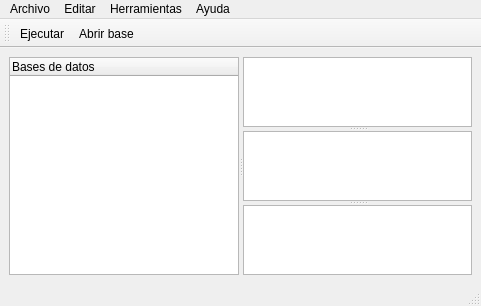
<?xml version="1.0" encoding="UTF-8"?>
<ui version="4.0">
 <class>MainWindow</class>
 <widget class="QMainWindow" name="MainWindow">
  <property name="geometry">
   <rect>
    <x>0</x>
    <y>0</y>
    <width>481</width>
    <height>267</height>
   </rect>
  </property>
  <property name="windowTitle">
   <string>DuSQLiteManager</string>
  </property>
  <property name="windowIcon">
   <iconset>
    <normaloff>abrir_sql.png</normaloff>abrir_sql.png</iconset>
  </property>
  <widget class="QWidget" name="centralwidget">
   <layout class="QGridLayout" name="gridLayout">
    <item row="0" column="0">
     <widget class="QSplitter" name="splitter_2">
      <property name="orientation">
       <enum>Qt::Orientation::Horizontal</enum>
      </property>
      <widget class="DuTreeWidget" name="treeWidget">
       <property name="contextMenuPolicy">
        <enum>Qt::ContextMenuPolicy::ActionsContextMenu</enum>
       </property>
       <column>
        <property name="text">
         <string notr="true">Bases de datos</string>
        </property>
        <property name="icon">
         <iconset resource="res.qrc">
          <normaloff>:/base_de_datos (2).png</normaloff>:/base_de_datos (2).png</iconset>
        </property>
       </column>
      </widget>
      <widget class="QSplitter" name="splitter">
       <property name="orientation">
        <enum>Qt::Orientation::Vertical</enum>
       </property>
       <widget class="QTextEdit" name="textEdit"/>
       <widget class="QTableView" name="tableView"/>
       <widget class="QListWidget" name="listWidget"/>
      </widget>
     </widget>
    </item>
   </layout>
  </widget>
  <widget class="QStatusBar" name="statusbar"/>
  <widget class="QMenuBar" name="menubar">
   <property name="geometry">
    <rect>
     <x>0</x>
     <y>0</y>
     <width>481</width>
     <height>17</height>
    </rect>
   </property>
   <widget class="QMenu" name="menuArchivo">
    <property name="title">
     <string>Archivo</string>
    </property>
    <addaction name="separator"/>
    <addaction name="actionAbrir_base"/>
    <addaction name="actionGuardar_base"/>
    <addaction name="actionAbrir_SQL"/>
    <addaction name="actionGuardar_SQL"/>
    <addaction name="actionImprimir"/>
    <addaction name="actionQuitar"/>
   </widget>
   <widget class="QMenu" name="menuEditar">
    <property name="title">
     <string>Editar</string>
    </property>
    <addaction name="actionCopiar"/>
    <addaction name="actionCortar"/>
    <addaction name="actionPegar"/>
    <addaction name="actionBuscar_y_remplazar"/>
   </widget>
   <widget class="QMenu" name="menuHerramientas">
    <property name="title">
     <string>Herramientas</string>
    </property>
    <addaction name="actionEjecutar"/>
    <addaction name="actionPreferencias"/>
   </widget>
   <widget class="QMenu" name="menuAyuda">
    <property name="title">
     <string>Ayuda</string>
    </property>
    <addaction name="actionManual"/>
    <addaction name="actionAcerca_de_Qt"/>
   </widget>
   <addaction name="menuArchivo"/>
   <addaction name="menuEditar"/>
   <addaction name="menuHerramientas"/>
   <addaction name="menuAyuda"/>
  </widget>
  <widget class="QToolBar" name="toolBar">
   <property name="windowTitle">
    <string>toolBar</string>
   </property>
   <attribute name="toolBarArea">
    <enum>TopToolBarArea</enum>
   </attribute>
   <attribute name="toolBarBreak">
    <bool>false</bool>
   </attribute>
   <addaction name="actionEjecutar"/>
   <addaction name="actionAbrir_base"/>
  </widget>
  <action name="actionAbrir_base">
   <property name="icon">
    <iconset resource="res.qrc">
     <normaloff>:/abrir_base.png</normaloff>:/abrir_base.png</iconset>
   </property>
   <property name="text">
    <string>Abrir base</string>
   </property>
   <property name="shortcut">
    <string>Ctrl+O</string>
   </property>
  </action>
  <action name="actionGuardar_base">
   <property name="icon">
    <iconset resource="res.qrc">
     <normaloff>:/guardar_base.png</normaloff>:/guardar_base.png</iconset>
   </property>
   <property name="text">
    <string>Guardar base</string>
   </property>
   <property name="shortcut">
    <string>Ctrl+S</string>
   </property>
  </action>
  <action name="actionAbrir_SQL">
   <property name="icon">
    <iconset resource="res.qrc">
     <normaloff>:/abrir_sql.png</normaloff>:/abrir_sql.png</iconset>
   </property>
   <property name="text">
    <string>Abrir SQL</string>
   </property>
   <property name="shortcut">
    <string>Ctrl+Shift+O</string>
   </property>
  </action>
  <action name="actionGuardar_SQL">
   <property name="icon">
    <iconset resource="res.qrc">
     <normaloff>:/guardar_sql.png</normaloff>:/guardar_sql.png</iconset>
   </property>
   <property name="text">
    <string>Guardar SQL </string>
   </property>
   <property name="shortcut">
    <string>Ctrl+Shift+S</string>
   </property>
  </action>
  <action name="actionImprimir">
   <property name="icon">
    <iconset resource="res.qrc">
     <normaloff>:/imprimir.png</normaloff>:/imprimir.png</iconset>
   </property>
   <property name="text">
    <string>Imprimir</string>
   </property>
   <property name="shortcut">
    <string>Ctrl+P</string>
   </property>
  </action>
  <action name="actionQuitar">
   <property name="icon">
    <iconset resource="res.qrc">
     <normaloff>:/quitar.png</normaloff>:/quitar.png</iconset>
   </property>
   <property name="text">
    <string>Quitar</string>
   </property>
   <property name="shortcut">
    <string>Ctrl+Q</string>
   </property>
  </action>
  <action name="actionCopiar">
   <property name="icon">
    <iconset resource="res.qrc">
     <normaloff>:/copiar.png</normaloff>:/copiar.png</iconset>
   </property>
   <property name="text">
    <string>Copiar</string>
   </property>
   <property name="shortcut">
    <string>Ctrl+C</string>
   </property>
  </action>
  <action name="actionCortar">
   <property name="icon">
    <iconset resource="res.qrc">
     <normaloff>:/cortar.png</normaloff>:/cortar.png</iconset>
   </property>
   <property name="text">
    <string>Cortar</string>
   </property>
   <property name="shortcut">
    <string>Ctrl+X</string>
   </property>
  </action>
  <action name="actionPegar">
   <property name="icon">
    <iconset resource="res.qrc">
     <normaloff>:/pegar.png</normaloff>:/pegar.png</iconset>
   </property>
   <property name="text">
    <string>Pegar</string>
   </property>
   <property name="shortcut">
    <string>Ctrl+V</string>
   </property>
  </action>
  <action name="actionEjecutar">
   <property name="icon">
    <iconset resource="res.qrc">
     <normaloff>:/ejecutar.png</normaloff>:/ejecutar.png</iconset>
   </property>
   <property name="text">
    <string>Ejecutar</string>
   </property>
   <property name="shortcut">
    <string>Ctrl+R</string>
   </property>
  </action>
  <action name="actionPreferencias">
   <property name="icon">
    <iconset resource="res.qrc">
     <normaloff>:/preferencias.png</normaloff>:/preferencias.png</iconset>
   </property>
   <property name="text">
    <string>Preferencias</string>
   </property>
  </action>
  <action name="actionManual">
   <property name="icon">
    <iconset resource="res.qrc">
     <normaloff>:/manual.png</normaloff>:/manual.png</iconset>
   </property>
   <property name="text">
    <string>Manual</string>
   </property>
  </action>
  <action name="actionAcerca_de_Qt">
   <property name="icon">
    <iconset resource="res.qrc">
     <normaloff>:/acerca_de.png</normaloff>:/acerca_de.png</iconset>
   </property>
   <property name="text">
    <string>Acerca de DuSQLiteManager</string>
   </property>
  </action>
  <action name="actionBuscar_y_remplazar">
   <property name="icon">
    <iconset resource="res.qrc">
     <normaloff>:/buscar_remplazar.png</normaloff>:/buscar_remplazar.png</iconset>
   </property>
   <property name="text">
    <string>Buscar y remplazar</string>
   </property>
   <property name="shortcut">
    <string>Ctrl+H</string>
   </property>
  </action>
 </widget>
 <customwidgets>
  <customwidget>
   <class>DuTreeWidget</class>
   <extends>QTreeWidget</extends>
   <header location="global">dutreewidget.h</header>
  </customwidget>
 </customwidgets>
 <resources>
  <include location="res.qrc"/>
 </resources>
 <connections/>
</ui>
